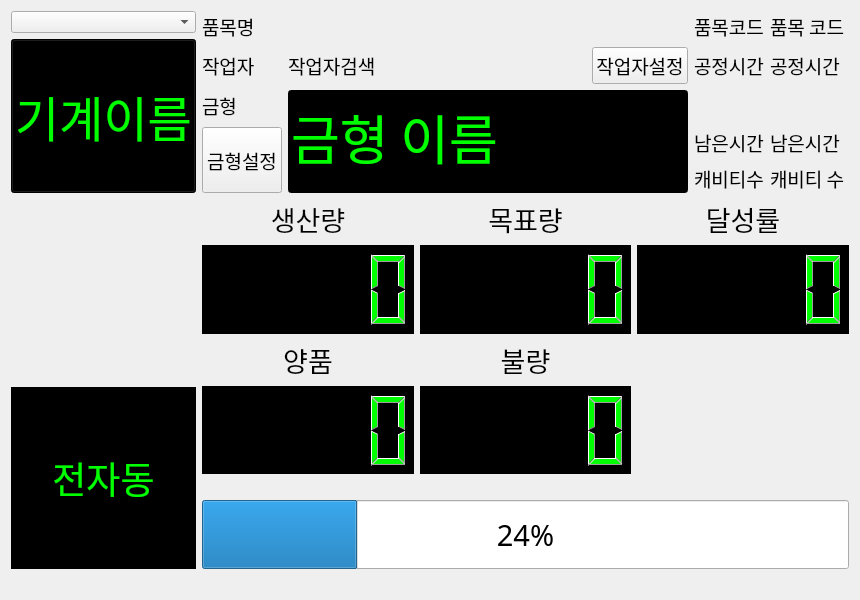
<?xml version="1.0" encoding="UTF-8"?>
<ui version="4.0">
 <class>WorkPlan_Form</class>
 <widget class="QWidget" name="WorkPlan_Form">
  <property name="geometry">
   <rect>
    <x>0</x>
    <y>0</y>
    <width>860</width>
    <height>600</height>
   </rect>
  </property>
  <property name="windowTitle">
   <string>작업계획</string>
  </property>
  <property name="windowIcon">
   <iconset resource="qcclientresource.qrc">
    <normaloff>:/Image/Image/WorkPlan.png</normaloff>:/Image/Image/WorkPlan.png</iconset>
  </property>
  <layout class="QGridLayout" name="gridLayout_2">
   <item row="0" column="0">
    <layout class="QGridLayout" name="gridLayout">
     <item row="0" column="0">
      <widget class="QComboBox" name="comboBox_MachineName"/>
     </item>
     <item row="1" column="0">
      <widget class="QPushButton" name="machine_name_btn">
       <property name="sizePolicy">
        <sizepolicy hsizetype="Minimum" vsizetype="Minimum">
         <horstretch>0</horstretch>
         <verstretch>0</verstretch>
        </sizepolicy>
       </property>
       <property name="font">
        <font>
         <family>Agency FB</family>
         <pointsize>36</pointsize>
        </font>
       </property>
       <property name="styleSheet">
        <string notr="true">QPushButton {
	background-color : rgb(0, 0, 0);
   color : rgb(0, 255, 0);
}</string>
       </property>
       <property name="text">
        <string>기계이름</string>
       </property>
      </widget>
     </item>
    </layout>
   </item>
   <item row="4" column="0">
    <widget class="QLabel" name="label_23">
     <property name="text">
      <string/>
     </property>
    </widget>
   </item>
   <item row="4" column="1">
    <widget class="QLabel" name="label_22">
     <property name="text">
      <string/>
     </property>
    </widget>
   </item>
   <item row="4" column="2">
    <widget class="QLabel" name="label_20">
     <property name="text">
      <string/>
     </property>
    </widget>
   </item>
   <item row="4" column="3">
    <widget class="QLabel" name="label_21">
     <property name="text">
      <string/>
     </property>
    </widget>
   </item>
   <item row="1" column="0">
    <layout class="QGridLayout" name="gridLayout_4"/>
   </item>
   <item row="2" column="0">
    <layout class="QGridLayout" name="gridLayout_5">
     <item row="0" column="0">
      <widget class="QLabel" name="mode_label">
       <property name="palette">
        <palette>
         <active>
          <colorrole role="WindowText">
           <brush brushstyle="SolidPattern">
            <color alpha="255">
             <red>0</red>
             <green>255</green>
             <blue>0</blue>
            </color>
           </brush>
          </colorrole>
          <colorrole role="Button">
           <brush brushstyle="SolidPattern">
            <color alpha="255">
             <red>0</red>
             <green>0</green>
             <blue>0</blue>
            </color>
           </brush>
          </colorrole>
          <colorrole role="Base">
           <brush brushstyle="SolidPattern">
            <color alpha="255">
             <red>0</red>
             <green>0</green>
             <blue>0</blue>
            </color>
           </brush>
          </colorrole>
          <colorrole role="Window">
           <brush brushstyle="SolidPattern">
            <color alpha="255">
             <red>0</red>
             <green>0</green>
             <blue>0</blue>
            </color>
           </brush>
          </colorrole>
         </active>
         <inactive>
          <colorrole role="WindowText">
           <brush brushstyle="SolidPattern">
            <color alpha="255">
             <red>0</red>
             <green>255</green>
             <blue>0</blue>
            </color>
           </brush>
          </colorrole>
          <colorrole role="Button">
           <brush brushstyle="SolidPattern">
            <color alpha="255">
             <red>0</red>
             <green>0</green>
             <blue>0</blue>
            </color>
           </brush>
          </colorrole>
          <colorrole role="Base">
           <brush brushstyle="SolidPattern">
            <color alpha="255">
             <red>0</red>
             <green>0</green>
             <blue>0</blue>
            </color>
           </brush>
          </colorrole>
          <colorrole role="Window">
           <brush brushstyle="SolidPattern">
            <color alpha="255">
             <red>0</red>
             <green>0</green>
             <blue>0</blue>
            </color>
           </brush>
          </colorrole>
         </inactive>
         <disabled>
          <colorrole role="WindowText">
           <brush brushstyle="SolidPattern">
            <color alpha="255">
             <red>120</red>
             <green>120</green>
             <blue>120</blue>
            </color>
           </brush>
          </colorrole>
          <colorrole role="Button">
           <brush brushstyle="SolidPattern">
            <color alpha="255">
             <red>0</red>
             <green>0</green>
             <blue>0</blue>
            </color>
           </brush>
          </colorrole>
          <colorrole role="Base">
           <brush brushstyle="SolidPattern">
            <color alpha="255">
             <red>0</red>
             <green>0</green>
             <blue>0</blue>
            </color>
           </brush>
          </colorrole>
          <colorrole role="Window">
           <brush brushstyle="SolidPattern">
            <color alpha="255">
             <red>0</red>
             <green>0</green>
             <blue>0</blue>
            </color>
           </brush>
          </colorrole>
         </disabled>
        </palette>
       </property>
       <property name="font">
        <font>
         <family>Agency FB</family>
         <pointsize>28</pointsize>
        </font>
       </property>
       <property name="styleSheet">
        <string notr="true">background-color : rgb(0, 0, 0)</string>
       </property>
       <property name="text">
        <string>전자동</string>
       </property>
       <property name="alignment">
        <set>Qt::AlignCenter</set>
       </property>
      </widget>
     </item>
    </layout>
   </item>
   <item row="4" column="4">
    <widget class="QLabel" name="label_24">
     <property name="sizePolicy">
      <sizepolicy hsizetype="Preferred" vsizetype="Maximum">
       <horstretch>0</horstretch>
       <verstretch>0</verstretch>
      </sizepolicy>
     </property>
     <property name="text">
      <string/>
     </property>
    </widget>
   </item>
   <item row="0" column="1" colspan="4">
    <layout class="QGridLayout" name="gridLayout_3">
     <item row="3" column="2">
      <widget class="QLabel" name="remindtime_label">
       <property name="font">
        <font>
         <family>Agency FB</family>
         <pointsize>14</pointsize>
        </font>
       </property>
       <property name="text">
        <string>남은시간</string>
       </property>
      </widget>
     </item>
     <item row="1" column="0">
      <widget class="QLabel" name="worker_label">
       <property name="font">
        <font>
         <family>Agency FB</family>
         <pointsize>14</pointsize>
        </font>
       </property>
       <property name="text">
        <string>작업자</string>
       </property>
      </widget>
     </item>
     <item row="1" column="2">
      <widget class="QLabel" name="cycletime_label">
       <property name="font">
        <font>
         <family>Agency FB</family>
         <pointsize>14</pointsize>
        </font>
       </property>
       <property name="text">
        <string>공정시간</string>
       </property>
      </widget>
     </item>
     <item row="0" column="0">
      <widget class="QLabel" name="item_name_label">
       <property name="font">
        <font>
         <family>Agency FB</family>
         <pointsize>14</pointsize>
        </font>
       </property>
       <property name="text">
        <string>품목명</string>
       </property>
      </widget>
     </item>
     <item row="0" column="1">
      <widget class="QLabel" name="item_name_value_label">
       <property name="font">
        <font>
         <family>Agency FB</family>
         <pointsize>14</pointsize>
        </font>
       </property>
       <property name="text">
        <string/>
       </property>
      </widget>
     </item>
     <item row="0" column="3">
      <widget class="QLabel" name="item_code_value_label">
       <property name="font">
        <font>
         <family>Agency FB</family>
         <pointsize>14</pointsize>
        </font>
       </property>
       <property name="text">
        <string>품목 코드 </string>
       </property>
      </widget>
     </item>
     <item row="0" column="2">
      <widget class="QLabel" name="item_code_label">
       <property name="font">
        <font>
         <family>Agency FB</family>
         <pointsize>14</pointsize>
        </font>
       </property>
       <property name="text">
        <string>품목코드</string>
       </property>
      </widget>
     </item>
     <item row="2" column="0">
      <widget class="QLabel" name="mold_label">
       <property name="font">
        <font>
         <family>Agency FB</family>
         <pointsize>14</pointsize>
        </font>
       </property>
       <property name="text">
        <string>금형</string>
       </property>
      </widget>
     </item>
     <item row="1" column="1">
      <layout class="QHBoxLayout" name="horizontalLayout">
       <item>
        <widget class="QLabel" name="worker_value_label">
         <property name="font">
          <font>
           <family>Agency FB</family>
           <pointsize>14</pointsize>
          </font>
         </property>
         <property name="text">
          <string>작업자검색</string>
         </property>
        </widget>
       </item>
       <item>
        <widget class="QPushButton" name="worker_set_btn">
         <property name="sizePolicy">
          <sizepolicy hsizetype="Maximum" vsizetype="Fixed">
           <horstretch>0</horstretch>
           <verstretch>0</verstretch>
          </sizepolicy>
         </property>
         <property name="font">
          <font>
           <family>Agency FB</family>
           <pointsize>14</pointsize>
          </font>
         </property>
         <property name="text">
          <string>작업자설정</string>
         </property>
         <property name="icon">
          <iconset resource="qcclientresource.qrc">
           <normaloff>:/Image/Image/Configration.png</normaloff>:/Image/Image/Configration.png</iconset>
         </property>
        </widget>
       </item>
      </layout>
     </item>
     <item row="4" column="2">
      <widget class="QLabel" name="cabitycount_label">
       <property name="font">
        <font>
         <family>Agency FB</family>
         <pointsize>14</pointsize>
        </font>
       </property>
       <property name="text">
        <string>캐비티수</string>
       </property>
      </widget>
     </item>
     <item row="3" column="0" rowspan="2">
      <widget class="QPushButton" name="mold_set_btn">
       <property name="sizePolicy">
        <sizepolicy hsizetype="Minimum" vsizetype="Expanding">
         <horstretch>0</horstretch>
         <verstretch>0</verstretch>
        </sizepolicy>
       </property>
       <property name="font">
        <font>
         <family>Agency FB</family>
         <pointsize>14</pointsize>
        </font>
       </property>
       <property name="text">
        <string>금형설정</string>
       </property>
       <property name="icon">
        <iconset resource="qcclientresource.qrc">
         <normaloff>:/Image/Image/Configration.png</normaloff>:/Image/Image/Configration.png</iconset>
       </property>
      </widget>
     </item>
     <item row="2" column="1" rowspan="3">
      <widget class="QLineEdit" name="mold_name_edit">
       <property name="sizePolicy">
        <sizepolicy hsizetype="Expanding" vsizetype="Minimum">
         <horstretch>0</horstretch>
         <verstretch>0</verstretch>
        </sizepolicy>
       </property>
       <property name="font">
        <font>
         <family>Agency FB</family>
         <pointsize>40</pointsize>
        </font>
       </property>
       <property name="styleSheet">
        <string notr="true">QLineEdit {
	background-color : rgb(0, 0, 0);
   color : rgb(0, 255, 0);
}</string>
       </property>
       <property name="text">
        <string>금형 이름</string>
       </property>
       <property name="readOnly">
        <bool>true</bool>
       </property>
      </widget>
     </item>
     <item row="4" column="3">
      <widget class="QLabel" name="cabitycount_value_label">
       <property name="font">
        <font>
         <family>Agency FB</family>
         <pointsize>14</pointsize>
        </font>
       </property>
       <property name="text">
        <string>캐비티 수</string>
       </property>
      </widget>
     </item>
     <item row="3" column="3">
      <widget class="QLabel" name="remindtime_value_label">
       <property name="font">
        <font>
         <family>Agency FB</family>
         <pointsize>14</pointsize>
        </font>
       </property>
       <property name="text">
        <string>남은시간</string>
       </property>
      </widget>
     </item>
     <item row="1" column="3">
      <widget class="QLabel" name="cycletime_value_label">
       <property name="font">
        <font>
         <family>Agency FB</family>
         <pointsize>14</pointsize>
        </font>
       </property>
       <property name="text">
        <string>공정시간</string>
       </property>
      </widget>
     </item>
    </layout>
   </item>
   <item row="1" column="1" rowspan="2" colspan="4">
    <layout class="QGridLayout" name="gridLayout_6">
     <item row="3" column="1">
      <widget class="QLCDNumber" name="lcdNumber_5">
       <property name="palette">
        <palette>
         <active>
          <colorrole role="WindowText">
           <brush brushstyle="SolidPattern">
            <color alpha="255">
             <red>0</red>
             <green>255</green>
             <blue>0</blue>
            </color>
           </brush>
          </colorrole>
          <colorrole role="Button">
           <brush brushstyle="SolidPattern">
            <color alpha="255">
             <red>0</red>
             <green>0</green>
             <blue>0</blue>
            </color>
           </brush>
          </colorrole>
          <colorrole role="Base">
           <brush brushstyle="SolidPattern">
            <color alpha="255">
             <red>0</red>
             <green>0</green>
             <blue>0</blue>
            </color>
           </brush>
          </colorrole>
          <colorrole role="Window">
           <brush brushstyle="SolidPattern">
            <color alpha="255">
             <red>0</red>
             <green>0</green>
             <blue>0</blue>
            </color>
           </brush>
          </colorrole>
         </active>
         <inactive>
          <colorrole role="WindowText">
           <brush brushstyle="SolidPattern">
            <color alpha="255">
             <red>0</red>
             <green>255</green>
             <blue>0</blue>
            </color>
           </brush>
          </colorrole>
          <colorrole role="Button">
           <brush brushstyle="SolidPattern">
            <color alpha="255">
             <red>0</red>
             <green>0</green>
             <blue>0</blue>
            </color>
           </brush>
          </colorrole>
          <colorrole role="Base">
           <brush brushstyle="SolidPattern">
            <color alpha="255">
             <red>0</red>
             <green>0</green>
             <blue>0</blue>
            </color>
           </brush>
          </colorrole>
          <colorrole role="Window">
           <brush brushstyle="SolidPattern">
            <color alpha="255">
             <red>0</red>
             <green>0</green>
             <blue>0</blue>
            </color>
           </brush>
          </colorrole>
         </inactive>
         <disabled>
          <colorrole role="WindowText">
           <brush brushstyle="SolidPattern">
            <color alpha="255">
             <red>120</red>
             <green>120</green>
             <blue>120</blue>
            </color>
           </brush>
          </colorrole>
          <colorrole role="Button">
           <brush brushstyle="SolidPattern">
            <color alpha="255">
             <red>0</red>
             <green>0</green>
             <blue>0</blue>
            </color>
           </brush>
          </colorrole>
          <colorrole role="Base">
           <brush brushstyle="SolidPattern">
            <color alpha="255">
             <red>0</red>
             <green>0</green>
             <blue>0</blue>
            </color>
           </brush>
          </colorrole>
          <colorrole role="Window">
           <brush brushstyle="SolidPattern">
            <color alpha="255">
             <red>0</red>
             <green>0</green>
             <blue>0</blue>
            </color>
           </brush>
          </colorrole>
         </disabled>
        </palette>
       </property>
       <property name="styleSheet">
        <string notr="true">background-color : rgb(0, 0, 0)</string>
       </property>
      </widget>
     </item>
     <item row="3" column="0">
      <widget class="QLCDNumber" name="lcdNumber_4">
       <property name="palette">
        <palette>
         <active>
          <colorrole role="WindowText">
           <brush brushstyle="SolidPattern">
            <color alpha="255">
             <red>0</red>
             <green>255</green>
             <blue>0</blue>
            </color>
           </brush>
          </colorrole>
          <colorrole role="Button">
           <brush brushstyle="SolidPattern">
            <color alpha="255">
             <red>0</red>
             <green>0</green>
             <blue>0</blue>
            </color>
           </brush>
          </colorrole>
          <colorrole role="Base">
           <brush brushstyle="SolidPattern">
            <color alpha="255">
             <red>0</red>
             <green>0</green>
             <blue>0</blue>
            </color>
           </brush>
          </colorrole>
          <colorrole role="Window">
           <brush brushstyle="SolidPattern">
            <color alpha="255">
             <red>0</red>
             <green>0</green>
             <blue>0</blue>
            </color>
           </brush>
          </colorrole>
         </active>
         <inactive>
          <colorrole role="WindowText">
           <brush brushstyle="SolidPattern">
            <color alpha="255">
             <red>0</red>
             <green>255</green>
             <blue>0</blue>
            </color>
           </brush>
          </colorrole>
          <colorrole role="Button">
           <brush brushstyle="SolidPattern">
            <color alpha="255">
             <red>0</red>
             <green>0</green>
             <blue>0</blue>
            </color>
           </brush>
          </colorrole>
          <colorrole role="Base">
           <brush brushstyle="SolidPattern">
            <color alpha="255">
             <red>0</red>
             <green>0</green>
             <blue>0</blue>
            </color>
           </brush>
          </colorrole>
          <colorrole role="Window">
           <brush brushstyle="SolidPattern">
            <color alpha="255">
             <red>0</red>
             <green>0</green>
             <blue>0</blue>
            </color>
           </brush>
          </colorrole>
         </inactive>
         <disabled>
          <colorrole role="WindowText">
           <brush brushstyle="SolidPattern">
            <color alpha="255">
             <red>120</red>
             <green>120</green>
             <blue>120</blue>
            </color>
           </brush>
          </colorrole>
          <colorrole role="Button">
           <brush brushstyle="SolidPattern">
            <color alpha="255">
             <red>0</red>
             <green>0</green>
             <blue>0</blue>
            </color>
           </brush>
          </colorrole>
          <colorrole role="Base">
           <brush brushstyle="SolidPattern">
            <color alpha="255">
             <red>0</red>
             <green>0</green>
             <blue>0</blue>
            </color>
           </brush>
          </colorrole>
          <colorrole role="Window">
           <brush brushstyle="SolidPattern">
            <color alpha="255">
             <red>0</red>
             <green>0</green>
             <blue>0</blue>
            </color>
           </brush>
          </colorrole>
         </disabled>
        </palette>
       </property>
       <property name="styleSheet">
        <string notr="true">background-color : rgb(0, 0, 0)</string>
       </property>
      </widget>
     </item>
     <item row="0" column="1">
      <widget class="QLabel" name="object_label">
       <property name="font">
        <font>
         <family>Agency FB</family>
         <pointsize>20</pointsize>
        </font>
       </property>
       <property name="text">
        <string>목표량</string>
       </property>
       <property name="alignment">
        <set>Qt::AlignCenter</set>
       </property>
      </widget>
     </item>
     <item row="2" column="0">
      <widget class="QLabel" name="good_count_label">
       <property name="sizePolicy">
        <sizepolicy hsizetype="Preferred" vsizetype="Maximum">
         <horstretch>0</horstretch>
         <verstretch>0</verstretch>
        </sizepolicy>
       </property>
       <property name="font">
        <font>
         <family>Agency FB</family>
         <pointsize>20</pointsize>
        </font>
       </property>
       <property name="text">
        <string>양품</string>
       </property>
       <property name="alignment">
        <set>Qt::AlignCenter</set>
       </property>
      </widget>
     </item>
     <item row="2" column="1">
      <widget class="QLabel" name="poor_count_label">
       <property name="font">
        <font>
         <family>Agency FB</family>
         <pointsize>20</pointsize>
        </font>
       </property>
       <property name="text">
        <string>불량</string>
       </property>
       <property name="alignment">
        <set>Qt::AlignCenter</set>
       </property>
      </widget>
     </item>
     <item row="1" column="1">
      <widget class="QLCDNumber" name="lcdNumber_2">
       <property name="palette">
        <palette>
         <active>
          <colorrole role="WindowText">
           <brush brushstyle="SolidPattern">
            <color alpha="255">
             <red>0</red>
             <green>255</green>
             <blue>0</blue>
            </color>
           </brush>
          </colorrole>
          <colorrole role="Button">
           <brush brushstyle="SolidPattern">
            <color alpha="255">
             <red>0</red>
             <green>0</green>
             <blue>0</blue>
            </color>
           </brush>
          </colorrole>
          <colorrole role="Base">
           <brush brushstyle="SolidPattern">
            <color alpha="255">
             <red>0</red>
             <green>0</green>
             <blue>0</blue>
            </color>
           </brush>
          </colorrole>
          <colorrole role="Window">
           <brush brushstyle="SolidPattern">
            <color alpha="255">
             <red>0</red>
             <green>0</green>
             <blue>0</blue>
            </color>
           </brush>
          </colorrole>
         </active>
         <inactive>
          <colorrole role="WindowText">
           <brush brushstyle="SolidPattern">
            <color alpha="255">
             <red>0</red>
             <green>255</green>
             <blue>0</blue>
            </color>
           </brush>
          </colorrole>
          <colorrole role="Button">
           <brush brushstyle="SolidPattern">
            <color alpha="255">
             <red>0</red>
             <green>0</green>
             <blue>0</blue>
            </color>
           </brush>
          </colorrole>
          <colorrole role="Base">
           <brush brushstyle="SolidPattern">
            <color alpha="255">
             <red>0</red>
             <green>0</green>
             <blue>0</blue>
            </color>
           </brush>
          </colorrole>
          <colorrole role="Window">
           <brush brushstyle="SolidPattern">
            <color alpha="255">
             <red>0</red>
             <green>0</green>
             <blue>0</blue>
            </color>
           </brush>
          </colorrole>
         </inactive>
         <disabled>
          <colorrole role="WindowText">
           <brush brushstyle="SolidPattern">
            <color alpha="255">
             <red>120</red>
             <green>120</green>
             <blue>120</blue>
            </color>
           </brush>
          </colorrole>
          <colorrole role="Button">
           <brush brushstyle="SolidPattern">
            <color alpha="255">
             <red>0</red>
             <green>0</green>
             <blue>0</blue>
            </color>
           </brush>
          </colorrole>
          <colorrole role="Base">
           <brush brushstyle="SolidPattern">
            <color alpha="255">
             <red>0</red>
             <green>0</green>
             <blue>0</blue>
            </color>
           </brush>
          </colorrole>
          <colorrole role="Window">
           <brush brushstyle="SolidPattern">
            <color alpha="255">
             <red>0</red>
             <green>0</green>
             <blue>0</blue>
            </color>
           </brush>
          </colorrole>
         </disabled>
        </palette>
       </property>
       <property name="styleSheet">
        <string notr="true">background-color : rgb(0, 0, 0)</string>
       </property>
      </widget>
     </item>
     <item row="1" column="0">
      <widget class="QLCDNumber" name="lcdNumber">
       <property name="palette">
        <palette>
         <active>
          <colorrole role="WindowText">
           <brush brushstyle="SolidPattern">
            <color alpha="255">
             <red>0</red>
             <green>255</green>
             <blue>0</blue>
            </color>
           </brush>
          </colorrole>
          <colorrole role="Button">
           <brush brushstyle="SolidPattern">
            <color alpha="255">
             <red>0</red>
             <green>0</green>
             <blue>0</blue>
            </color>
           </brush>
          </colorrole>
          <colorrole role="Base">
           <brush brushstyle="SolidPattern">
            <color alpha="255">
             <red>0</red>
             <green>0</green>
             <blue>0</blue>
            </color>
           </brush>
          </colorrole>
          <colorrole role="Window">
           <brush brushstyle="SolidPattern">
            <color alpha="255">
             <red>0</red>
             <green>0</green>
             <blue>0</blue>
            </color>
           </brush>
          </colorrole>
         </active>
         <inactive>
          <colorrole role="WindowText">
           <brush brushstyle="SolidPattern">
            <color alpha="255">
             <red>0</red>
             <green>255</green>
             <blue>0</blue>
            </color>
           </brush>
          </colorrole>
          <colorrole role="Button">
           <brush brushstyle="SolidPattern">
            <color alpha="255">
             <red>0</red>
             <green>0</green>
             <blue>0</blue>
            </color>
           </brush>
          </colorrole>
          <colorrole role="Base">
           <brush brushstyle="SolidPattern">
            <color alpha="255">
             <red>0</red>
             <green>0</green>
             <blue>0</blue>
            </color>
           </brush>
          </colorrole>
          <colorrole role="Window">
           <brush brushstyle="SolidPattern">
            <color alpha="255">
             <red>0</red>
             <green>0</green>
             <blue>0</blue>
            </color>
           </brush>
          </colorrole>
         </inactive>
         <disabled>
          <colorrole role="WindowText">
           <brush brushstyle="SolidPattern">
            <color alpha="255">
             <red>120</red>
             <green>120</green>
             <blue>120</blue>
            </color>
           </brush>
          </colorrole>
          <colorrole role="Button">
           <brush brushstyle="SolidPattern">
            <color alpha="255">
             <red>0</red>
             <green>0</green>
             <blue>0</blue>
            </color>
           </brush>
          </colorrole>
          <colorrole role="Base">
           <brush brushstyle="SolidPattern">
            <color alpha="255">
             <red>0</red>
             <green>0</green>
             <blue>0</blue>
            </color>
           </brush>
          </colorrole>
          <colorrole role="Window">
           <brush brushstyle="SolidPattern">
            <color alpha="255">
             <red>0</red>
             <green>0</green>
             <blue>0</blue>
            </color>
           </brush>
          </colorrole>
         </disabled>
        </palette>
       </property>
       <property name="styleSheet">
        <string notr="true">background-color : rgb(0, 0, 0)</string>
       </property>
      </widget>
     </item>
     <item row="1" column="2">
      <widget class="QLCDNumber" name="lcdNumber_3">
       <property name="palette">
        <palette>
         <active>
          <colorrole role="WindowText">
           <brush brushstyle="SolidPattern">
            <color alpha="255">
             <red>0</red>
             <green>255</green>
             <blue>0</blue>
            </color>
           </brush>
          </colorrole>
          <colorrole role="Button">
           <brush brushstyle="SolidPattern">
            <color alpha="255">
             <red>0</red>
             <green>0</green>
             <blue>0</blue>
            </color>
           </brush>
          </colorrole>
          <colorrole role="Base">
           <brush brushstyle="SolidPattern">
            <color alpha="255">
             <red>0</red>
             <green>0</green>
             <blue>0</blue>
            </color>
           </brush>
          </colorrole>
          <colorrole role="Window">
           <brush brushstyle="SolidPattern">
            <color alpha="255">
             <red>0</red>
             <green>0</green>
             <blue>0</blue>
            </color>
           </brush>
          </colorrole>
         </active>
         <inactive>
          <colorrole role="WindowText">
           <brush brushstyle="SolidPattern">
            <color alpha="255">
             <red>0</red>
             <green>255</green>
             <blue>0</blue>
            </color>
           </brush>
          </colorrole>
          <colorrole role="Button">
           <brush brushstyle="SolidPattern">
            <color alpha="255">
             <red>0</red>
             <green>0</green>
             <blue>0</blue>
            </color>
           </brush>
          </colorrole>
          <colorrole role="Base">
           <brush brushstyle="SolidPattern">
            <color alpha="255">
             <red>0</red>
             <green>0</green>
             <blue>0</blue>
            </color>
           </brush>
          </colorrole>
          <colorrole role="Window">
           <brush brushstyle="SolidPattern">
            <color alpha="255">
             <red>0</red>
             <green>0</green>
             <blue>0</blue>
            </color>
           </brush>
          </colorrole>
         </inactive>
         <disabled>
          <colorrole role="WindowText">
           <brush brushstyle="SolidPattern">
            <color alpha="255">
             <red>120</red>
             <green>120</green>
             <blue>120</blue>
            </color>
           </brush>
          </colorrole>
          <colorrole role="Button">
           <brush brushstyle="SolidPattern">
            <color alpha="255">
             <red>0</red>
             <green>0</green>
             <blue>0</blue>
            </color>
           </brush>
          </colorrole>
          <colorrole role="Base">
           <brush brushstyle="SolidPattern">
            <color alpha="255">
             <red>0</red>
             <green>0</green>
             <blue>0</blue>
            </color>
           </brush>
          </colorrole>
          <colorrole role="Window">
           <brush brushstyle="SolidPattern">
            <color alpha="255">
             <red>0</red>
             <green>0</green>
             <blue>0</blue>
            </color>
           </brush>
          </colorrole>
         </disabled>
        </palette>
       </property>
       <property name="styleSheet">
        <string notr="true">background-color : rgb(0, 0, 0)</string>
       </property>
      </widget>
     </item>
     <item row="0" column="2">
      <widget class="QLabel" name="achievemen_rate_label">
       <property name="font">
        <font>
         <family>Agency FB</family>
         <pointsize>20</pointsize>
        </font>
       </property>
       <property name="text">
        <string>달성률</string>
       </property>
       <property name="alignment">
        <set>Qt::AlignCenter</set>
       </property>
      </widget>
     </item>
     <item row="0" column="0">
      <widget class="QLabel" name="production_label">
       <property name="sizePolicy">
        <sizepolicy hsizetype="Preferred" vsizetype="Maximum">
         <horstretch>0</horstretch>
         <verstretch>0</verstretch>
        </sizepolicy>
       </property>
       <property name="font">
        <font>
         <family>Agency FB</family>
         <pointsize>20</pointsize>
        </font>
       </property>
       <property name="text">
        <string>생산량</string>
       </property>
       <property name="alignment">
        <set>Qt::AlignCenter</set>
       </property>
      </widget>
     </item>
     <item row="4" column="0" colspan="3">
      <layout class="QVBoxLayout" name="verticalLayout">
       <item>
        <spacer name="verticalSpacer">
         <property name="orientation">
          <enum>Qt::Vertical</enum>
         </property>
         <property name="sizeType">
          <enum>QSizePolicy::Maximum</enum>
         </property>
         <property name="sizeHint" stdset="0">
          <size>
           <width>20</width>
           <height>20</height>
          </size>
         </property>
        </spacer>
       </item>
       <item>
        <widget class="QProgressBar" name="progressBar">
         <property name="sizePolicy">
          <sizepolicy hsizetype="Minimum" vsizetype="Minimum">
           <horstretch>0</horstretch>
           <verstretch>0</verstretch>
          </sizepolicy>
         </property>
         <property name="font">
          <font>
           <family>Agency FB</family>
           <pointsize>22</pointsize>
          </font>
         </property>
         <property name="value">
          <number>24</number>
         </property>
         <property name="alignment">
          <set>Qt::AlignCenter</set>
         </property>
        </widget>
       </item>
      </layout>
     </item>
    </layout>
   </item>
  </layout>
 </widget>
 <resources>
  <include location="qcclientresource.qrc"/>
 </resources>
 <connections/>
</ui>
